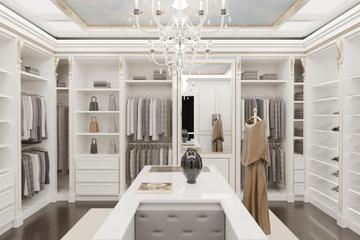
#> input picture map/art/rooms/wardrobe/wide_t.jpg, 360 x 240 px
$ python make_dzi.py ../map/art/rooms/wardrobe/wide_t.jpg out.png
#> lines starting #> are read from the running program, lines starting #| are printed output that depends on the picture
#!/usr/bin/env python3
"""把一张大图切成 Deep Zoom（DZI）瓦片金字塔，供 OpenSeadragon 按需加载。

用法：
  python3 tools/make_dzi.py <源图> <输出前缀> [--tile 512] [--format jpg|png] [--quality 82] [--minline 0.35]
  python3 tools/make_dzi.py --verify <前缀> [--extent-m 宽 高]      # 只校验已有金字塔
输出：<前缀>.dzi 与 <前缀>_files/<层级>/<列>_<行>.<格式>。依赖 Pillow（pip3 install --user pillow）。
原子（C-8）：先切到临时目录 + 临时 .dzi，校验层数 / 每层瓦片数后再换上；中断只留下临时目录，旧金字塔不动。
--extent-m：地图的实际宽高（米，maps.json view.extent_m）；与 DZI 宽高比偏差超过 1% 时报错。
"""
import argparse, math, os, re, shutil, sys
from PIL import Image, ImageChops, ImageFilter

Image.MAX_IMAGE_PIXELS = None


def expected(W, H, T):
    """每层 (层号, 宽, 高, 瓦片数)，与 OpenSeadragon 的 DZI 约定一致。"""
    top = math.ceil(math.log2(max(W, H)))
    out = []
    for level in range(top, -1, -1):
        s = 2 ** (top - level); w, h = max(1, math.ceil(W / s)), max(1, math.ceil(H / s))
        out.append((level, w, h, math.ceil(w / T) * math.ceil(h / T)))
    return out


def verify(dzi, files, extent=None, tol=.01):
    """校验 .dzi 与瓦片目录：层数、每层瓦片文件齐全且没有多余；extent_m 与宽高比。返回问题列表。"""
    x = open(dzi, encoding='utf-8').read()
    m = {k: re.search(k + r'="([^"]+)"', x) for k in ('Format', 'TileSize', 'Width', 'Height')}
    if not all(m.values()): return [f'{dzi}: 缺 Format / TileSize / Size']
    fmt, T, W, H = m['Format'].group(1), int(m['TileSize'].group(1)), int(m['Width'].group(1)), int(m['Height'].group(1))
    bad, exp = [], expected(W, H, T)
    have = sorted(int(d) for d in os.listdir(files) if d.isdigit()) if os.path.isdir(files) else []
    if have != sorted(l for l, *_ in exp): bad.append(f'{files}: 层 {have[:3]}…（{len(have)} 层），应为 0…{exp[0][0]}（{len(exp)} 层）')
    for level, w, h, n in exp:
        d = os.path.join(files, str(level))
        if not os.path.isdir(d): continue
        want = {f'{c}_{r}.{fmt}' for c in range(math.ceil(w / T)) for r in range(math.ceil(h / T))}
        got = set(os.listdir(d))
        if want - got: bad.append(f'{d}: 缺 {len(want - got)} / {n} 张瓦片（如 {sorted(want - got)[0]}）')
        if got - want: bad.append(f'{d}: 多出 {len(got - want)} 个文件（如 {sorted(got - want)[0]}）')
    if extent:
        r, e = W / H, extent[0] / extent[1]
        if abs(r / e - 1) > tol: bad.append(f'{dzi}: {W}×{H}（{r:.3f}）与 extent_m {extent[0]:g}×{extent[1]:g}（{e:.3f}）宽高比差 {abs(r / e - 1) * 100:.1f}%')
    return bad


def min_line_underlay(orig, w, h, s, alpha_floor):
    """每层最小线宽（B5 遗留）：细线随金字塔缩放会淡到看不见，这里在低层给线像素保底。

    orig 是 RGBA 源图（线条叠加层：非线像素 alpha=0）。按缩放系数 s 在该层分辨率上把线掩膜
    膨胀到至少 1 px 宽，颜色取线条像素的预乘重采样色，alpha 抬到 alpha_floor。
    返回 (rgb, a) 或 None（s 太小 / 非叠加层不需要）。"""
    r = int(math.ceil(s / 2))
    if r < 1:
        return None
    a0 = orig.getchannel('A').point(lambda p: 255 if p > 8 else 0)
    m = a0.resize((w, h), Image.BILINEAR)
    m = m.filter(ImageFilter.MaxFilter(2 * r + 1)).point(lambda p: 255 if p > 96 else 0)
    col = orig.convert('RGBa').resize((w, h), Image.LANCZOS).convert('RGBA')
    ca = col.getchannel('A').point(lambda p: min(255, int(alpha_floor * 255)) if p > 0 else 0)
    ca = ImageChops.multiply(ca, m)          # 膨胀支撑 ∩ 有线色的像素
    if ca.getextrema() == (0, 0):
        return None
    rgb = Image.merge('RGB', col.split()[:3])
    return rgb, ca


def main():
    ap = argparse.ArgumentParser()
    ap.add_argument('src'); ap.add_argument('out')
    ap.add_argument('--tile', type=int, default=512); ap.add_argument('--overlap', type=int, default=1)
    ap.add_argument('--format', default='jpg', choices=['jpg', 'png']); ap.add_argument('--quality', type=int, default=80)
    ap.add_argument('--extent-m', type=float, nargs=2, metavar=('W', 'H'))
    ap.add_argument('--minline', type=float, default=0.0, metavar='ALPHA',
                    help='线条叠加层的每层最小线宽：低层把线像素 alpha 抬到 ALPHA（0.35 左右），远处缩放国界仍可见')
    if '--verify' in sys.argv:
        i = sys.argv.index('--verify'); pre = sys.argv[i + 1]
        em = sys.argv.index('--extent-m') if '--extent-m' in sys.argv else 0
        bad = verify(pre + '.dzi', pre + '_files', [float(v) for v in sys.argv[em + 1:em + 3]] if em else None)
        for b in bad: print('错误', b)
        print(f'{pre}.dzi：' + ('通过' if not bad else f'{len(bad)} 个问题')); sys.exit(1 if bad else 0)
    a = ap.parse_args()
    img = Image.open(a.src).convert('RGBA' if a.format == 'png' else 'RGB')
#> img is the input picture: PIL image 360x240 RGB; mean R, G, B 184.2, 178.7, 171.1
    orig = img.copy() if (a.minline > 0 and img.mode == 'RGBA') else None
    W, H = img.size
#> W = 360; H = 240
    top = math.ceil(math.log2(max(W, H)))
#> top = 9
    files, dzi = a.out + '_files', a.out + '.dzi'
    if a.extent_m:   # 先查比例，免得切完才发现（extent_m 与图对不上 = 标记 / 比例尺整体错位）
        r, e = W / H, a.extent_m[0] / a.extent_m[1]
        if abs(r / e - 1) > .01: sys.exit(f'{a.src}: {W}×{H} 与 extent_m {a.extent_m[0]:g}×{a.extent_m[1]:g} 宽高比差 {abs(r / e - 1) * 100:.1f}%（>1%），不切')
    tmp, tdzi, old = f'{files}.tmp-{os.getpid()}', f'{dzi}.tmp-{os.getpid()}', f'{files}.old-{os.getpid()}'
    shutil.rmtree(tmp, ignore_errors=True)
    n = 0
    for level in range(top, -1, -1):
        s = 2 ** (top - level)
        w, h = max(1, math.ceil(W / s)), max(1, math.ceil(H / s))
        if (w, h) != img.size:   # 带透明通道时用预乘 alpha 缩放，避免透明像素的颜色渗进边缘
            img = img.convert('RGBa').resize((w, h), Image.LANCZOS).convert('RGBA') if img.mode == 'RGBA' else img.resize((w, h), Image.LANCZOS)
        if orig is not None:     # 每层最小线宽：细线在低层不再淡没（B5）
            u = min_line_underlay(orig, w, h, W / w, a.minline)
            if u:
                rgb, ca = u
                base = img.convert('RGB')
                mixed = Image.composite(rgb, base, ca.point(lambda p: 255 if p > 0 else 0))
                img = Image.merge('RGBA', list(mixed.split()) + [ImageChops.lighter(img.getchannel('A'), ca)])
        d = os.path.join(tmp, str(level)); os.makedirs(d)
        T, O = a.tile, a.overlap
        for c in range(math.ceil(w / T)):
            for r in range(math.ceil(h / T)):
                box = (max(0, c * T - O), max(0, r * T - O), min(w, (c + 1) * T + O), min(h, (r + 1) * T + O))
                t = img.crop(box); p = os.path.join(d, f'{c}_{r}.{a.format}')
                if a.format == 'jpg': t.save(p, quality=a.quality, optimize=True, progressive=False)
                else: t.save(p, optimize=True)
                n += 1
#> this loop made 10 passes
#> pass 2, in main, `img = img.convert('RGBa').resize((w, h), Image.LANCZOS).convert('RGBA'..`:
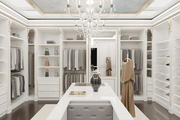
#> img: PIL image 180x120 RGB; mean R, G, B 184.2, 178.7, 171.1
#> pass 3, in main, `img = img.convert('RGBa').resize((w, h), Image.LANCZOS).convert('RGBA'..`:
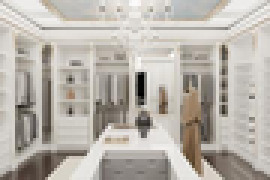
#> img: PIL image 90x60 RGB (shown 3 times larger); mean R, G, B 184.2, 178.7, 171.1
#> after the loop, n = 10
    with open(tdzi, 'w') as f:
        f.write(f'<?xml version="1.0" encoding="UTF-8"?>\n<Image xmlns="http://schemas.microsoft.com/deepzoom/2008" '
                f'Format="{a.format}" Overlap="{a.overlap}" TileSize="{a.tile}"><Size Width="{W}" Height="{H}"/></Image>\n')
    bad = verify(tdzi, tmp, a.extent_m)
#> in verify, `have = sorted(int(d) for d in os.listdir(files) if d.isdigit()) if os...`: have = [0, 1, 2, 3, 4, 5, 6, 7, 8, 9]
#> in verify, `got = set(os.listdir(d))`: got = 0 items
#> bad = 10 items
    if bad:
        for b in bad: print('错误', b, file=sys.stderr)
#> (the run stopped early here; a loop or call above may not have finished)
